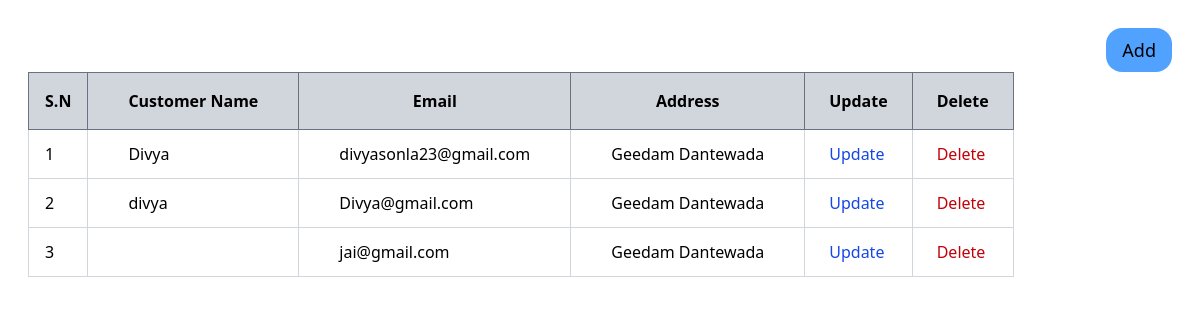
Before: /customer with the older database file.
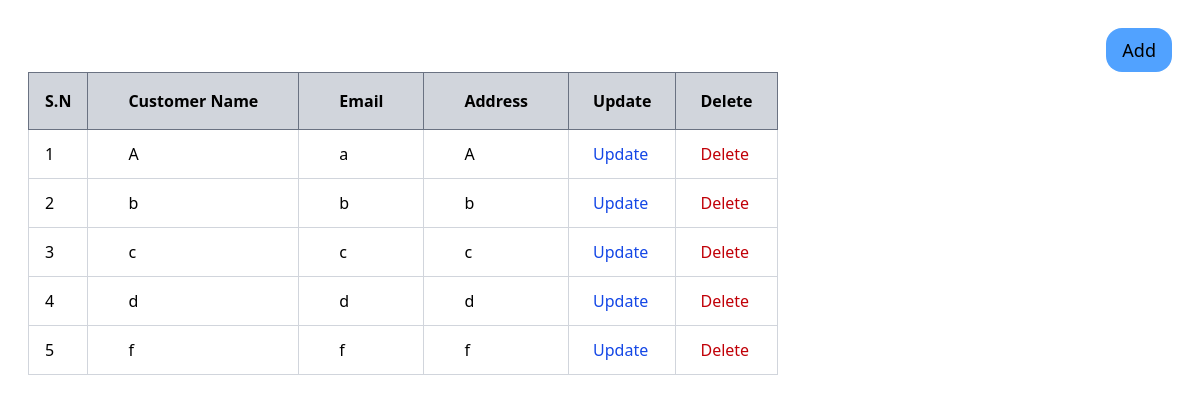
After: the same page with the newer database file.
### modules.py (models this page shows)
class BaseModel(Model):
    class Meta:
        database = db

class Customer(BaseModel):
    id = AutoField(primary_key = True)
    username = CharField(unique=True)
    email = CharField()
    address = TextField()

### app.py (the view)
@app.route('/customer', methods=['GET', 'POST', 'PUT', 'DELETE'])
def customer():
    if request.method == 'POST':
        data = request.form
        username = data.get("username")
        email = data.get("email")
        address = data.get("address")
        if username is None or not username:
            return "please provide username"
        if email is None or not email:
            return "Must be provide email"
        customer= Customer.create(
            username=username,
            email=email,
            address=address
        )
        customers = Customer.select()
        return render_template('customer-list.html', customers=customers)
    else:
        customers = Customer.select()
        return render_template('customer-list.html',customers=customers)

### templates/customer-list.html (shortened to what this page needs)
{% extends "layout.html" %}
{% block body %}
<div class="flex justify-end">
  <button class="bg-blue-400 hover:bg-blue-600 text-black hover:text-white text-lg px-4 py-2 rounded-2xl">
    <a href="/customer-create">Add</a>
  </button>
</div>
  <table class="border-collapse table-fixed border border-gray-400">
        <thead>
            <tr>
                <th class="border border-gray-500 bg-gray-300 px-4 py-4 m-3">S.N</th>
                <th class="border border-gray-500 bg-gray-300 px-10 py-4 m-3">Customer Name</th>
                <th class="border border-gray-500 bg-gray-300 px-10 py-4 m-3">Email</th>
                <th class="border border-gray-500 bg-gray-300 px-10 py-4 m-3">Address</th>
                <th class="border border-gray-500 bg-gray-300 px-6 py-4 m-3">Update</th>
                <th class="border border-gray-500 bg-gray-300 px-6 py-4 m-3">Delete</th>
            </tr>
        </thead>
        <tbody>
            {% for customer in customers %}
            <tr>
                <td class="border border-gray-300 px-4 py-3 m-3" >{{ customer.id }}</td>
                <td class="border border-gray-300 px-10 py-3 m-3" >{{ customer.username }}</td>
                <td class="border border-gray-300 px-10 py-3 m-3" >{{ customer.email }}</td>
                <td class="border border-gray-300 px-10 py-3 m-3" >{{ customer.address }}</td>
                <td class="border border-gray-300 px-6 py-3 m-3" >
                <a class="text-blue-700" href="{{ url_for('update_customer', id=customer.id) }}">Update</a>
                </td>
                <td class="border border-gray-300 px-6 py-3">
                    <button onclick="onDelete({{ customer.id }})" class="text-red-700">Delete</button>
                </td>
            </tr>
            {% endfor %}
        </tbody>
     </table>
{% endblock %}

### templates/layout.html (shortened to what this page needs)
<!DOCTYPE html>
<html lang="en">
<head>
    <link href="{{ url_for('static', filename='output.css') }}" rel="stylesheet">
</head>
<body class="p-7">
    {% block body %} {% endblock %}
</body>
</html>

Changed rows visible on the page:
changed Customer id 1: username "Divya" → "A"; email "divyasonla23@gmail.com" → "a"; address "Geedam Dantewada" → "A"
changed Customer id 2: username "divya" → "b"; email "Divya@gmail.com" → "b"; address "Geedam Dantewada" → "b"
changed Customer id 3: username (not shown) → "c"; email "jai@gmail.com" → "c"; address "Geedam Dantewada" → "c"
added Customer: id "4", username "d", email "d", address "d"
added Customer: id "5", username "f", email "f", address "f"
